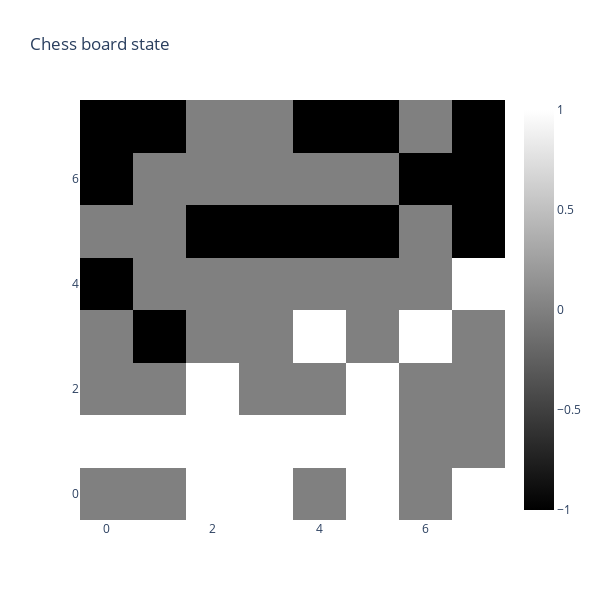

The cell this chart's notebook holds for it:
### Code cell
def plot_board_state(board_state: torch.Tensor, title: str):
    # color scale: Black for -1, Gray for 0, White for 1
    colorscale = [[0.0, 'black'], [0.5, 'gray'], [1.0, 'white']]

    # Create heatmap
    heatmap = go.Heatmap(z=board_state.numpy(), colorscale=colorscale)

    # Define the layout
    layout = go.Layout(
        title=title,
        xaxis=dict(ticks='', nticks=8),
        yaxis=dict(ticks='', nticks=8),
        autosize=False,
        width=600,
        height=600
    )

    # Create figure and plot
    fig = go.Figure(data=[heatmap], layout=layout)
    fig.show()
plot_board_state(move_13_state, "Chess board state")

### Figure 1 — Plotly figure (JSON) as saved in the notebook; plotly's stock layout.template omitted (floating-point values rounded to 4 significant figures)
{"data": [{"colorscale": [[0, "black"], [0.5, "gray"], [1, "white"]], "type": "heatmap", "z": [[0, 0, 1, 1, 0, 1, 0, 1], [1, 1, 1, 1, 1, 1, 0, 0], [0, 0, 1, 0, 0, 1, 0, 0], [0, -1, 0, 0, 1, 0, 1, 0], [-1, 0, 0, 0, 0, 0, 0, 1], [0, 0, -1, -1, -1, -1, 0, -1], [-1, 0, 0, 0, 0, 0, -1, -1], [-1, -1, 0, 0, -1, -1, 0, -1]]}], "layout": {"autosize": false, "height": 600, "title": {"text": "Chess board state"}, "width": 600, "xaxis": {"nticks": 8, "ticks": ""}, "yaxis": {"nticks": 8, "ticks": ""}}}
